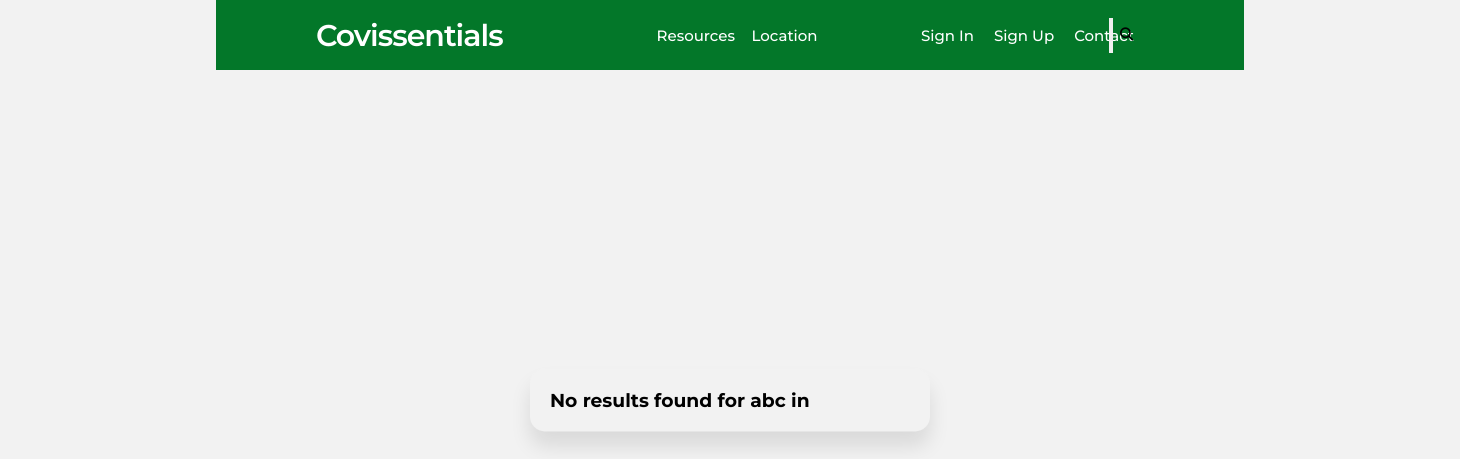
The app's page /display/7/0/, older data.
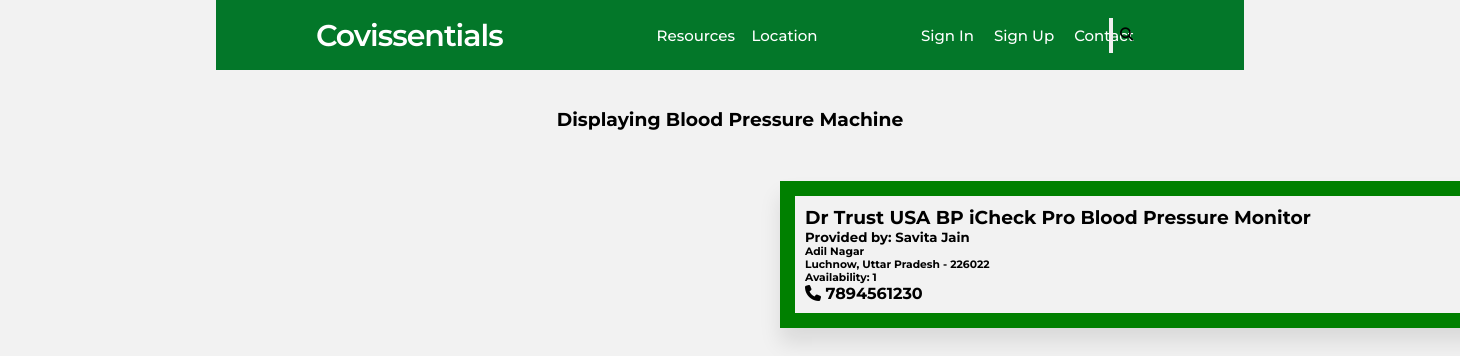
The same page, newer data.
### mainApp/models.py (models this page shows, shortened)
class Category(models.Model):
    name = models.CharField(max_length=50)

class Resource(models.Model):
    rname = models.CharField(max_length=50)
    provider = models.ForeignKey(Provider, on_delete=models.CASCADE)
    avail=models.IntegerField(default=None,null=True,blank=True)
    category = models.ForeignKey(Category,on_delete=models.CASCADE)
    blood_group = models.CharField(max_length=20, null=True, blank=True, default=None)

class Provider(models.Model):
    name = models.CharField(max_length=20)
    uname = models.CharField(max_length=20)
    email = models.EmailField()
    phone = models.CharField(max_length=10, default=None, null=True, blank=True)
    area = models.CharField(max_length=20, default=None, null=True, blank=True)
    city = models.CharField(max_length=20, default=None, null=True, blank=True)
    state = models.ForeignKey(State, on_delete = models.CASCADE, null=True, blank = True)
    pin = models.CharField(max_length=20, default=None, null=True, blank=True)

class State(models.Model):
    state = models.CharField(max_length=50)

### mainApp/views.py (the view, shortened to what this page needs)
# urls.py: path('display/<int:res>/<int:loc>/', views.display),
def display(request, res, loc ):
    r = Category.objects.order_by('name')
    l = State.objects.order_by('state')
    if (res == 0 and loc == 0):
        r1 = Resource.objects.all()
    elif( not res == 0 and  loc == 0):
        r1 = Resource.objects.filter(category=res)
        try:
            resource = Category.objects.get(id=res)
            return render(request, "display.html", {"Resource": r1, "Res": r, "Locations": l, "R": res, "L": loc,
                                                   "Rname": resource})
        except:
            return render(request, "display.html", {"Resource": r1, "Res": r, "Locations": l,
                                                    "R": res, "L": loc, })
    return render(request, "display.html", {"Resource": r1, "Res": r, "Locations": l, "R": res, "L": loc,})

### mainApp/templates/display.html
{% extends 'index.html' %}
{% load static %}
{% block body %}
 {% if not Resource %}
    <div class="wrapper">
        <h3>No results found for {{Rname.name}} in {{Lname.state}}</h3>
    </div>
{% else %}
<br><br>
        {% if Rname and Lname %}
        <h3 align="center">Displaying {{Rname.name}} available in {{Lname.state}} </h3>
        {% elif not Rname and Lname %}
        <h3 align="center">Displaying Resources available in {{Lname.state}} </h3>
        {% elif not Lname and Rname %}
        <h3 align="center">Displaying {{Rname.name}} </h3>
        {% else %}
        <h3 align="center">Displaying all Resources  </h3>
        {% endif %}
        {% for i in Resource %}
        <div class="parent">
            <div class="myDiv">
                   <h3>{{i.rname}}</h3>
                    <h5>Provided by: {{i.provider.name}}</h5>
                    <h6>{{i.provider.area}}</h6>
                    <h6>{{i.provider.city}}, {{i.provider.state.state}} - {{i.provider.pin}}</h6>
                    <h6> Availability: {{i.avail}}</h6>
                    <h4><i class="fa fa-phone" aria-hidden="true"></i> {{i.provider.phone}}</h4>
        </div>
        </div>
        {% endfor %}
{% endif %}
{% endblock %}

Row changes from the older to the newer data that the page shows:
changed Category: name "abc" → "Blood Pressure Machine"
added Resource: rname "Dr Trust USA BP iCheck Pro Blood Pressure Monitor", provider.name "Savita Jain", provider.area "Adil Nagar", provider.city "Luchnow", provider.state.state "Uttar Pradesh", provider.pin "226022", avail "1", provider.phone "7894561230"
Text that changed along with them:
text no longer shown: "No results found for in"
text now shown: "Displaying"
